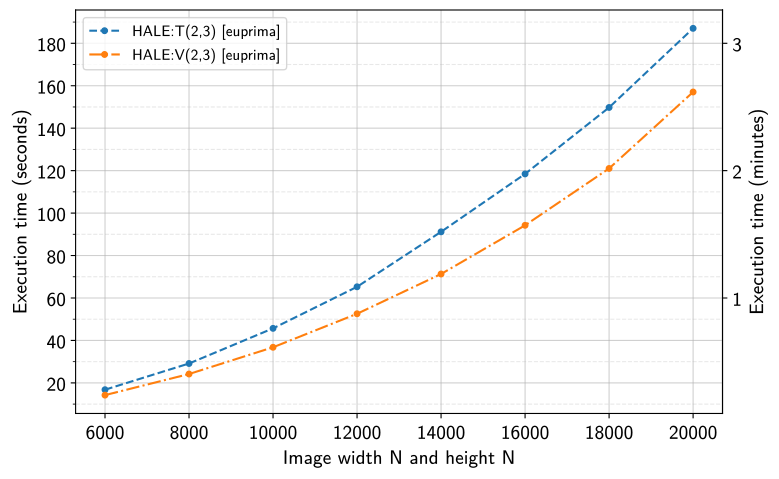

Write the Python code that produced this figure.
import pandas as pd
import matplotlib.pyplot as plt
from matplotlib.ticker import MultipleLocator
from matplotlib.lines import Line2D # Required for custom legend handles
import matplotlib.ticker as ticker

# Load the benchmark data
df = pd.read_csv('benchmark_hale.csv')

plt.rcParams.update({
    "font.family": "sans-serif",          # Define the font family
    "font.sans-serif": ["NewComputerModernSans10"], # Specify the preferred system font
    "font.size": 14,
    "legend.fontsize": 11,
    "pdf.fonttype": 42,                    # Embed true type fonts in the PDF (editable)
    "text.usetex": False                   # Ensure matplotlib uses its native font finder
})

# Initialize the figure and primary axis
fig, ax1 = plt.subplots(figsize=(8,5))

# Extract the independent variable X
x = df['Image Dimension N']

# Iterate through the dependent variables and plot each configuration
ax1.plot(x, df["HALE:T(2,3) [euprima]"], marker='o', label="HALE:T(2,3) [euprima]", markersize=4, linestyle="--", color="tab:blue")
ax1.plot(x, df["HALE:V(2,3) [euprima]"], marker='o', label="HALE:V(2,3) [euprima]", markersize=4, linestyle="-.", color="tab:orange")

# Configure primary axis labels and title
ax1.set_xlabel('Image width N and height N')
ax1.set_ylabel('Execution time (seconds)')
# ax1.set_title('Algorithm Performance Benchmarks')

# Impose a strict MultipleLocator to ensure major ticks occur exactly at 60-second intervals
ax1.yaxis.set_major_locator(MultipleLocator(20))
# Add minor ticks at 10-second intervals for finer granularity
ax1.yaxis.set_minor_locator(MultipleLocator(10))

# Configure gridlines to distinguish between major (minutes) and minor (10-seconds) intervals
ax1.grid(True, which='major', linestyle='-', alpha=0.6)
ax1.grid(True, which='minor', linestyle='--', alpha=0.3)
ax1.xaxis.set_major_locator(ticker.MultipleLocator(2000))

# Define the bijective mapping functions for the secondary axis
def sec_to_min(sec): 
    return sec / 60.0

def min_to_sec(minute): 
    return minute * 60.0

# Instantiate the secondary y-axis using the defined transformations
ax2 = ax1.secondary_yaxis('right', functions=(sec_to_min, min_to_sec))
ax2.set_ylabel('Execution time (minutes)')
ax2.yaxis.set_major_locator(MultipleLocator(1))

# 6. Render the legend applying the custom lists
leg = ax1.legend(loc='upper left')

# Adjust layout padding
plt.tight_layout()

# Save the figure to a PNG file
plt.savefig('plot_benchmark_hale.pdf', format="pdf", bbox_inches='tight')

# Close the figure to free up memory 
plt.close(fig)
